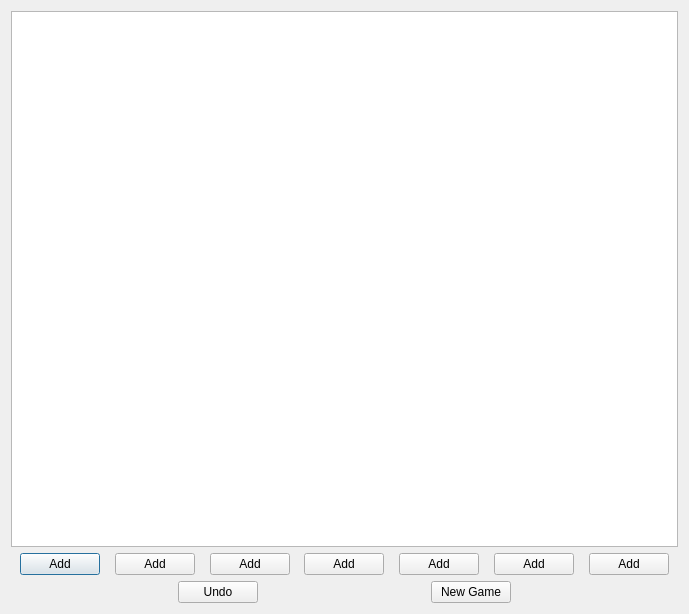
<?xml version="1.0" encoding="UTF-8"?>
<ui version="4.0">
 <class>Connect4Menu</class>
 <widget class="QDialog" name="Connect4Menu">
  <property name="geometry">
   <rect>
    <x>0</x>
    <y>0</y>
    <width>689</width>
    <height>614</height>
   </rect>
  </property>
  <property name="windowTitle">
   <string>Dialog</string>
  </property>
  <layout class="QVBoxLayout" name="verticalLayout_2">
   <item>
    <layout class="QVBoxLayout" name="verticalLayout">
     <item>
      <widget class="QGraphicsView" name="g_view"/>
     </item>
     <item>
      <layout class="QHBoxLayout" name="horizontalLayout_2">
       <item>
        <spacer name="horizontalSpacer_4">
         <property name="orientation">
          <enum>Qt::Horizontal</enum>
         </property>
         <property name="sizeHint" stdset="0">
          <size>
           <width>40</width>
           <height>20</height>
          </size>
         </property>
        </spacer>
       </item>
       <item>
        <widget class="QPushButton" name="btn_0">
         <property name="text">
          <string>Add</string>
         </property>
        </widget>
       </item>
       <item>
        <spacer name="horizontalSpacer_5">
         <property name="orientation">
          <enum>Qt::Horizontal</enum>
         </property>
         <property name="sizeHint" stdset="0">
          <size>
           <width>40</width>
           <height>20</height>
          </size>
         </property>
        </spacer>
       </item>
       <item>
        <widget class="QPushButton" name="btn_1">
         <property name="text">
          <string>Add</string>
         </property>
        </widget>
       </item>
       <item>
        <spacer name="horizontalSpacer_6">
         <property name="orientation">
          <enum>Qt::Horizontal</enum>
         </property>
         <property name="sizeHint" stdset="0">
          <size>
           <width>40</width>
           <height>20</height>
          </size>
         </property>
        </spacer>
       </item>
       <item>
        <widget class="QPushButton" name="btn_2">
         <property name="text">
          <string>Add</string>
         </property>
        </widget>
       </item>
       <item>
        <spacer name="horizontalSpacer_7">
         <property name="orientation">
          <enum>Qt::Horizontal</enum>
         </property>
         <property name="sizeHint" stdset="0">
          <size>
           <width>40</width>
           <height>20</height>
          </size>
         </property>
        </spacer>
       </item>
       <item>
        <widget class="QPushButton" name="btn_3">
         <property name="text">
          <string>Add</string>
         </property>
        </widget>
       </item>
       <item>
        <spacer name="horizontalSpacer_10">
         <property name="orientation">
          <enum>Qt::Horizontal</enum>
         </property>
         <property name="sizeHint" stdset="0">
          <size>
           <width>40</width>
           <height>20</height>
          </size>
         </property>
        </spacer>
       </item>
       <item>
        <widget class="QPushButton" name="btn_4">
         <property name="text">
          <string>Add</string>
         </property>
        </widget>
       </item>
       <item>
        <spacer name="horizontalSpacer_9">
         <property name="orientation">
          <enum>Qt::Horizontal</enum>
         </property>
         <property name="sizeHint" stdset="0">
          <size>
           <width>40</width>
           <height>20</height>
          </size>
         </property>
        </spacer>
       </item>
       <item>
        <widget class="QPushButton" name="btn_5">
         <property name="text">
          <string>Add</string>
         </property>
        </widget>
       </item>
       <item>
        <spacer name="horizontalSpacer_8">
         <property name="orientation">
          <enum>Qt::Horizontal</enum>
         </property>
         <property name="sizeHint" stdset="0">
          <size>
           <width>40</width>
           <height>20</height>
          </size>
         </property>
        </spacer>
       </item>
       <item>
        <widget class="QPushButton" name="btn_6">
         <property name="text">
          <string>Add</string>
         </property>
        </widget>
       </item>
       <item>
        <spacer name="horizontalSpacer_11">
         <property name="orientation">
          <enum>Qt::Horizontal</enum>
         </property>
         <property name="sizeHint" stdset="0">
          <size>
           <width>40</width>
           <height>20</height>
          </size>
         </property>
        </spacer>
       </item>
      </layout>
     </item>
    </layout>
   </item>
   <item>
    <layout class="QHBoxLayout" name="horizontalLayout">
     <item>
      <spacer name="horizontalSpacer_2">
       <property name="orientation">
        <enum>Qt::Horizontal</enum>
       </property>
       <property name="sizeHint" stdset="0">
        <size>
         <width>40</width>
         <height>20</height>
        </size>
       </property>
      </spacer>
     </item>
     <item>
      <widget class="QPushButton" name="btn_undo">
       <property name="text">
        <string>Undo</string>
       </property>
      </widget>
     </item>
     <item>
      <spacer name="horizontalSpacer">
       <property name="orientation">
        <enum>Qt::Horizontal</enum>
       </property>
       <property name="sizeHint" stdset="0">
        <size>
         <width>40</width>
         <height>20</height>
        </size>
       </property>
      </spacer>
     </item>
     <item>
      <widget class="QPushButton" name="btn_new_game">
       <property name="text">
        <string>New Game</string>
       </property>
      </widget>
     </item>
     <item>
      <spacer name="horizontalSpacer_3">
       <property name="orientation">
        <enum>Qt::Horizontal</enum>
       </property>
       <property name="sizeHint" stdset="0">
        <size>
         <width>40</width>
         <height>20</height>
        </size>
       </property>
      </spacer>
     </item>
    </layout>
   </item>
  </layout>
 </widget>
 <resources/>
 <connections/>
</ui>
